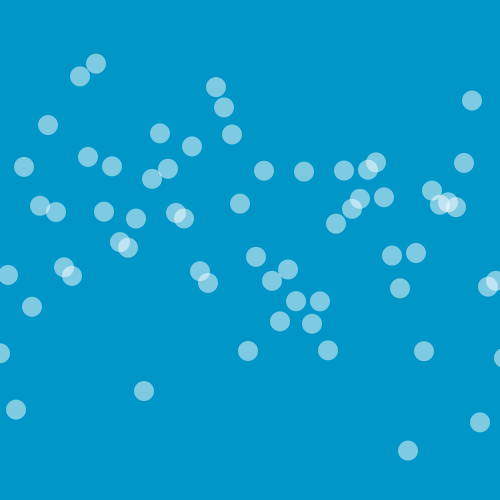
Frame 1 (no input)
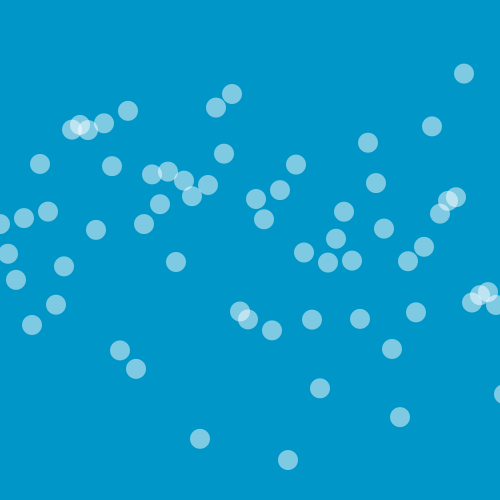
Frame 60 (the mouse pressed at the canvas centre just before this capture)
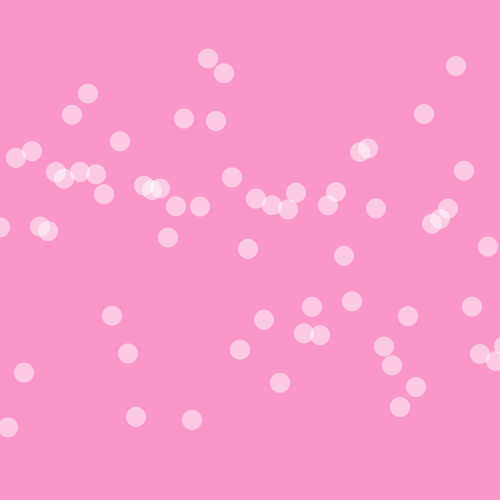
Frame 120 (the mouse held since frame 60 and released just before this capture)

The Processing sketch that drew these frames (run headless with seeded random() and noise(); from frame 60 on, the mouse is pressed at the canvas centre):

// Processing sketch: processing_53781
// ── processing_53781.pde

/**
 * Noise Wave
 * by Daniel Shiffman.  
 * 
 * Using Perlin Noise to generate a wave-like pattern. 
 */
 
int xspacing = 8;   // How far apart should each horizontal location be spaced
int w;              // Width of entire wave

float yoff = 0.0f;        // 2nd dimension of perlin noise
float[] yvalues;          // Using an array to store height values for the wave (not entirely necessary)

void setup() {
  size(500,500);
  frameRate(30);
  colorMode(RGB,255,255,255,100);
  smooth();
  w = width+20;
  yvalues = new float[w/xspacing];
}

void draw() {
  background(mouseY, 150, 200);  //179,213,219   //use + to limit colors
  calcWave();
  renderWave();

}

void calcWave() {
  float dx = 0.9f;
  float dy = 0.01f;
  float amplitude = 60.0f;

  // Increment y ('time')
  yoff += dy;

  //float xoff = 0.0;  // Option #1
  float xoff = yoff; // Option #2

  for (int i = 0; i < yvalues.length; i++) {
    // Using 2D noise function
    //yvalues[i] = (2*noise(xoff,yoff)-1)*amplitude; // Option #1
    // Using 1D noise function
    yvalues[i] = (10*noise(xoff)-1)*amplitude;    // Option #2
    xoff+=dx;
  }

}

void renderWave() {
  // A simple way to draw the wave with an ellipse at each location
  for (int x = 0; x < yvalues.length; x++) {
    noStroke();
    fill(255,255,255,50); 
    ellipseMode(CENTER);
    ellipse(x*xspacing,width/10+yvalues[x],20,20);
  }
  
 
}
